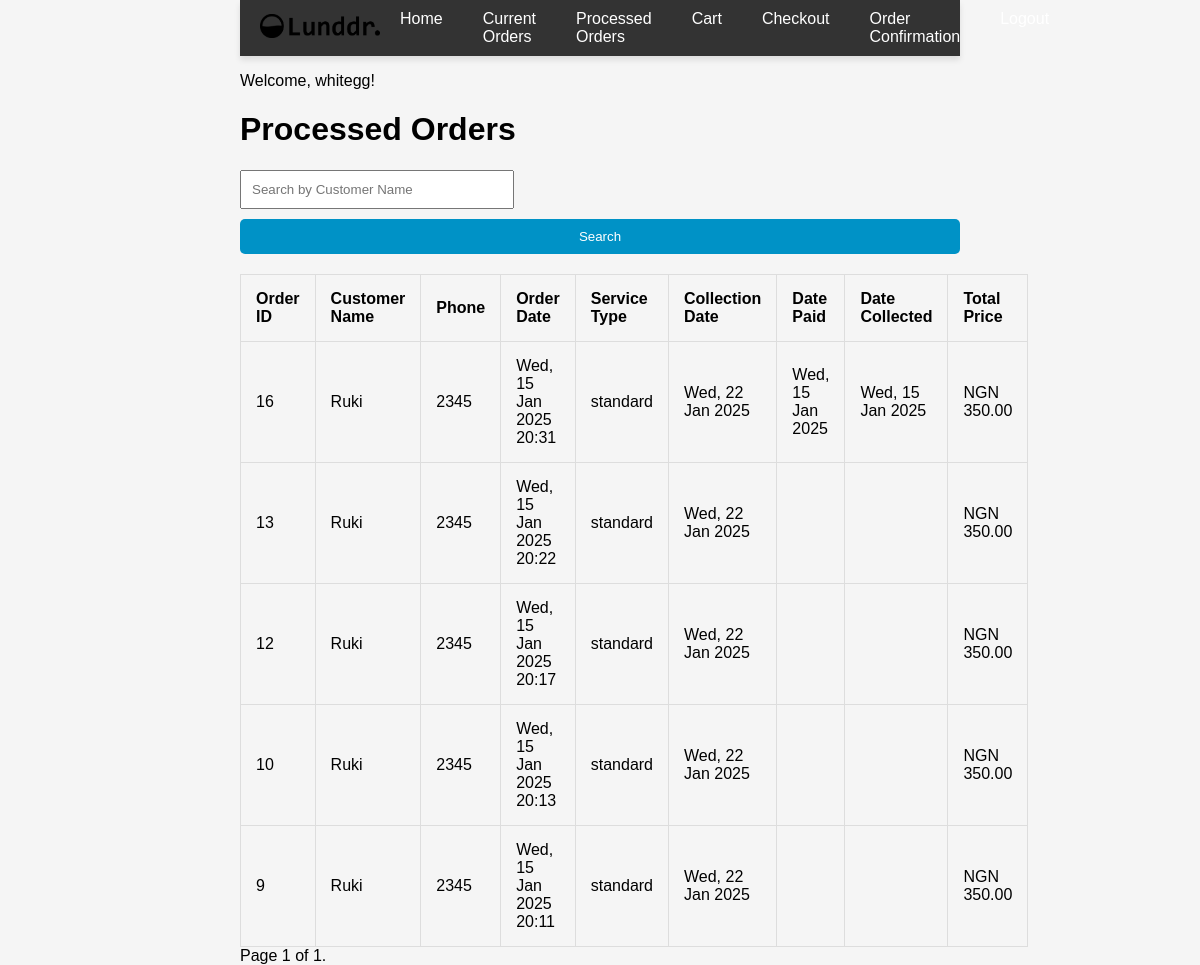
/processed-orders/ (signed in), run on an earlier commit of the app's database.
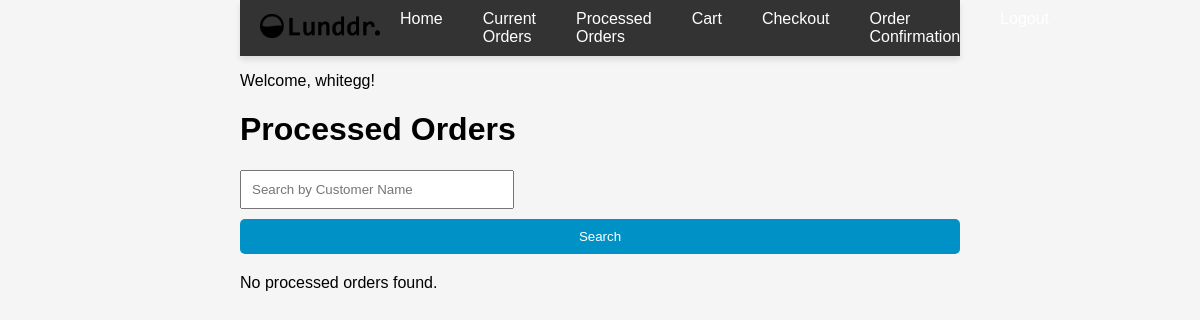
And on a later commit of the database.
### inventory/models.py (models this page shows, shortened)
class ProcessedOrder(models.Model):
    order = models.OneToOneField(Order, on_delete=models.CASCADE)
    customer_name = models.CharField(max_length=255)
    customer_phone = models.CharField(max_length=15)
    order_date = models.DateTimeField()
    payment_status = models.CharField(max_length=10, choices=[('paid', 'Paid'), ('not_paid', 'Not Paid')])
    service_type = models.CharField(max_length=10, choices=[('standard', 'Standard'), ('premium', 'Premium')])
    mode_of_service = models.CharField(max_length=10, choices=[('delivery', 'Delivery'), ('pickup', 'Pickup'), ('branch', 'Branch')])
    collection_date = models.DateTimeField(null=True, blank=True)
    date_paid = models.DateTimeField(null=True, blank=True)
    date_collected = models.DateTimeField(null=True, blank=True)
    total_price = models.DecimalField(max_digits=10, decimal_places=2)

### inventory/views.py (the view)
# urls.py: path('processed-orders/', views.processed_orders, name='processed_orders'),
@login_required
def processed_orders(request):
    search_query = request.GET.get('search', '')
    if search_query:
        processed_orders = ProcessedOrder.objects.filter(customer_name__icontains=search_query).order_by('-id')
    else:
        processed_orders = ProcessedOrder.objects.all().order_by('-id')
    paginator = Paginator(processed_orders, 10)
    page_number = request.GET.get('page')
    page_obj = paginator.get_page(page_number)
    return render(request, 'processed_orders.html', {'page_obj': page_obj})

### templates/processed_orders.html (shortened to what this page needs)
{% extends 'base.html' %}
{% block content %}
<h1>Processed Orders</h1>
<form method="GET" action="{% url 'processed_orders' %}" style="margin-bottom: 20px;">
    <input type="text" name="search" placeholder="Search by Customer Name" value="{{ request.GET.search }}" style="padding: 10px; width: 250px;">
    <button type="submit" style="padding: 10px 15px; background-color: #0092c6; color: white; border: none; border-radius: 5px; cursor: pointer;">Search</button>
</form>
{% if page_obj %}
    <table>
        <thead>
            <tr>
                <th>Order ID</th>
                <th>Customer Name</th>
                <th>Phone</th>
                <th>Order Date</th>
                <th>Service Type</th>
                <th>Collection Date</th>
                <th>Date Paid</th>
                <th>Date Collected</th>
                <th>Total Price</th>
            </tr>
        </thead>
        <tbody>
            {% for order in page_obj %}
                <tr>
                    <td>{{ order.id }}</td>
                    <td>{{ order.customer_name }}</td>
                    <td>{{ order.customer_phone }}</td>
                    <td>{{ order.order_date|date:"D, d M Y H:i" }}</td>
                    <td>{{ order.service_type }}</td>
                    <td>{{ order.collection_date|date:"D, d M Y" }}</td>
                    <td>{{ order.date_paid|date:"D, d M Y" }}</td>
                    <td>{{ order.date_collected|date:"D, d M Y" }}</td>
                    <td>NGN {{ order.total_price }}</td>
                </tr>
            {% endfor %}
        </tbody>
    </table>
    <div class="pagination">
        <span class="step-links">
            <span class="current">
                Page {{ page_obj.number }} of {{ page_obj.paginator.num_pages }}.
            </span>
        </span>
    </div>
{% else %}
    <p>No processed orders found.</p>
{% endif %}
{% endblock %}

What changed in the data, as far as the page shows it:
removed ProcessedOrder: id "16", customer_name "Ruki", customer_phone "2345", order_date "Wed, 15 Jan 2025 20:31", service_type "standard", collection_date "Wed, 22 Jan 2025", date_paid "Wed, 15 Jan 2025", date_collected "Wed, 15 Jan 2025", total_price "350.00"
removed ProcessedOrder: id "13", customer_name "Ruki", customer_phone "2345", order_date "Wed, 15 Jan 2025 20:22", service_type "standard", collection_date "Wed, 22 Jan 2025", total_price "350.00"
removed ProcessedOrder: id "12", customer_name "Ruki", customer_phone "2345", order_date "Wed, 15 Jan 2025 20:17", service_type "standard", collection_date "Wed, 22 Jan 2025", total_price "350.00"
removed ProcessedOrder: id "10", customer_name "Ruki", customer_phone "2345", order_date "Wed, 15 Jan 2025 20:13", service_type "standard", collection_date "Wed, 22 Jan 2025", total_price "350.00"
removed ProcessedOrder: id "9", customer_name "Ruki", customer_phone "2345", order_date "Wed, 15 Jan 2025 20:11", service_type "standard", collection_date "Wed, 22 Jan 2025", total_price "350.00"
Also different on the page:
{{ page_obj.number }}: "1" → (not shown)
{{ page_obj.paginator.num_pages }}: "1" → (not shown)
text no longer shown: "Order ID Customer Name Phone Order Date Service Type Collection Date Date Paid Date Collected Total Price Page of ."
text now shown: "No processed orders found."
